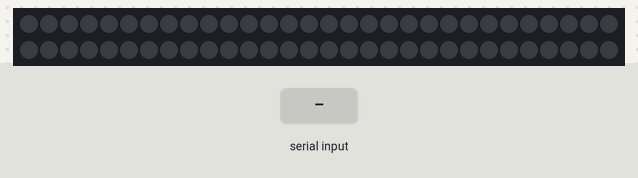
A sketch run on a simulated Arduino Uno, built with avr-gcc and run on an emulated ATmega328P. Parts: 60 RGB LEDs in strip order, left to right, continuing on the next row. The test bench sets the inputs (shaded band). Dim RGB values are drawn brighter than linear.

Above: at 1.2 s.
1.3 s: byte 30 received over Serial
At 1.7 s:
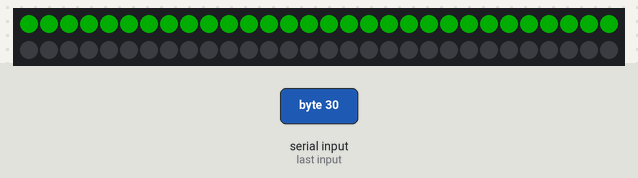
2.8 s: byte 90 received over Serial
At 4.1 s:
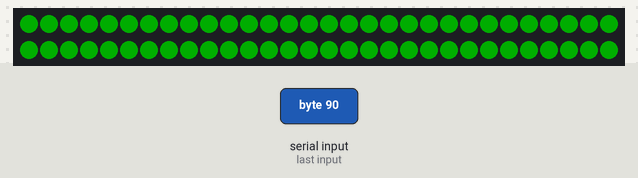
Timing chart, 0 to 5.8 s (numbered marks = the images above; inputs shaded):
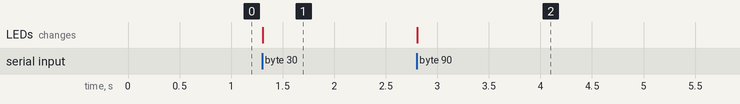

Measured:
- after the input at 1.3 s, the LEDs: change at once (image 1)
- after the input at 2.8 s, the LEDs: change at once (image 2)

The sketch:

LeapJonas.ino
```cpp
#include <Adafruit_NeoPixel.h>
#define PIN 6

Adafruit_NeoPixel strip = Adafruit_NeoPixel(60, PIN, NEO_GRB + NEO_KHZ800);


/*
int minute = 0;
int second = 0;
int hour = 0;*/

int previousPosition;
int currentPosition;
int serialInput;

int minutes;
int seconds;

void setup() {
  strip.begin();
  strip.setBrightness(50);
  strip.show(); // Initialize all pixels to 'off'

  Serial.begin(9600); // Listen for input
}

void loop() {
  if (Serial.available()) {
    //serialInput = Serial.read();
/*
    strip.setPixelColor(5, strip.Color(0,255,0));
    strip.setPixelColor(3, strip.Color(0,255,0));
    strip.setPixelColor(1, strip.Color(0,255,0));
    strip.show();
*/
/*
    strip.setPixelColor(minutes, strip.Color(255,255,255));
    strip.show();
*/
    minutes = Serial.read();
    for (int i = 0; i < minutes; i++){
    strip.setPixelColor(i, strip.Color(0,255,0));
    }
    for (int i = minutes; i < 60; i++){
    strip.setPixelColor(i, strip.Color(0,0,0));
    }
    strip.show();
    delay(50);

    /*
    // if our position has changed
    if(serialInput != currentPosition) {
      // take note of where we were
      previousPosition = currentPosition;
      // take note of where we are now
      currentPosition = serialInput;

      // make the current LED a pretty rainbow colour
      strip.setPixelColor(currentPosition, Wheel(currentPosition * 10));
      strip.show();

      // make the previous LED turn off
      strip.setPixelColor(previousPosition, strip.Color(0, 0, 0));
      strip.show();
    }
    */
  }
}
```
